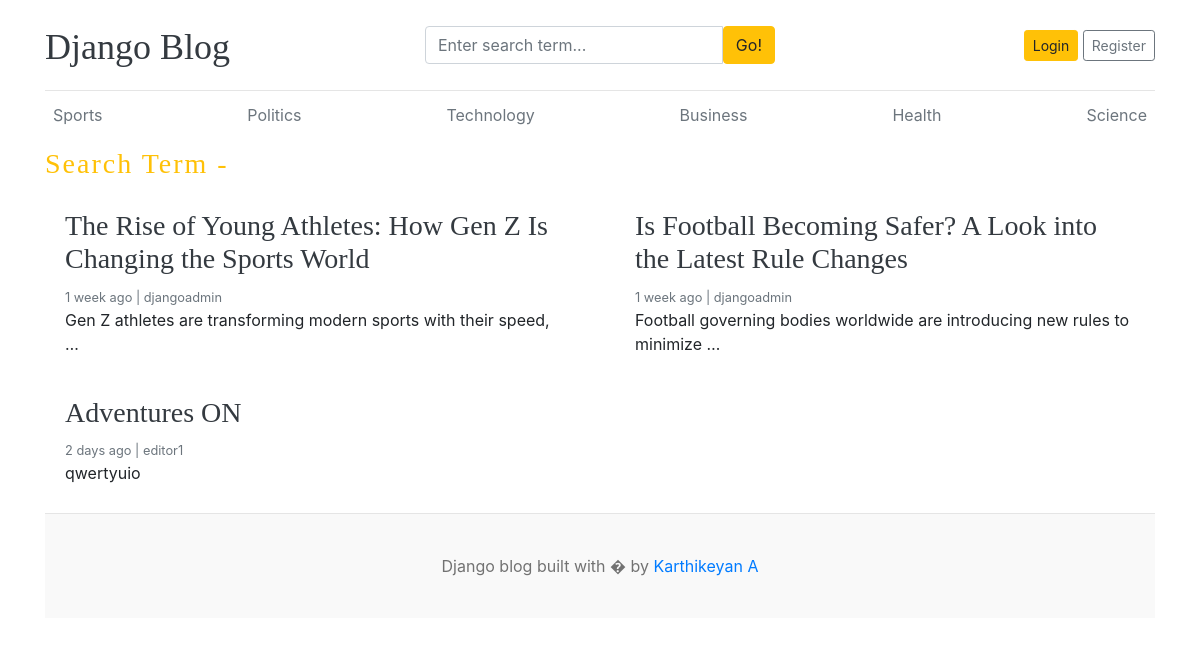
Page /category/1/ on the committed database.
### blogs/models.py (models this page shows, shortened)
class Category(models.Model):
    category_name = models.CharField(max_length=100, unique=True)
    created_at = models.DateTimeField(auto_now_add=True)
    updated_at = models.DateTimeField(auto_now=True)
    class Meta:
        verbose_name_plural = "Categories"

class Blog(models.Model):
    title = models.CharField(max_length=200)
    slug = models.SlugField(max_length=200, unique=True, blank=True)
    category = models.ForeignKey(Category, on_delete=models.CASCADE, related_name='blogs')
    author = models.ForeignKey(User, on_delete=models.CASCADE)
    featured_image = models.ImageField(upload_to='uploads/%Y/%m/%d', blank=True, null=True)
    short_description = models.TextField(max_length=500)
    blog_body = models.TextField(max_length=2000)
    status = models.CharField(max_length=20, choices=STATUS_CHOICES, default="Draft")
    is_featured = models.BooleanField(default=False)
    created_at = models.DateTimeField(auto_now_add=True)
    updated_at = models.DateTimeField(auto_now=True)

### blogs/views.py (the view)
# urls.py: path('<int:category_id>/', views.posts_by_category, name='posts_by_category'),
def posts_by_category(request, category_id):
    category = get_object_or_404(Category, pk=category_id)
    blogs = Blog.objects.filter(status='Published', category=category)
    featured_post = Blog.objects.filter(status='Published').order_by('-created_at').first()
    context = {
        'blogs': blogs,
        'category': category,
        'featured_post': featured_post,
    }
    return render(request, 'posts_by_category.html', context)

### blogs/context_processors.py (called while the page is built)
def get_categories(request):
    categories = Category.objects.all()
    return dict(categories=categories)

def get_social_links(request):
   social_links = SocialLink.objects.all()
   return dict(social_links=social_links)

### templates/posts_by_category.html (shortened to what this page needs)
{% extends 'base.html' %}
{% block content %}
<h3 class="text-warning" style="letter-spacing: 2px">Search Term - {{ keyword }}</h3>
<div class="row mb-2">
    {% if blogs %}
        {% for i in blogs %}
            <div class="col-md-6">
                <div class="card border-0">
                    <div class="card-body">
                        {% if i.slug %}
                        <h3><a href="{% url 'blogs' i.slug %}" class="text-dark">{{ i.title }}</a></h3>
                        {% else %}
                        <h3>{{ i.title }}</h3>
                        {% endif %}
                        {% if i.created_at %}
                        <small class="mb-1 text-muted">
                            {{ i.created_at|timesince }} ago | {{ i.author }}
                        </small>
                        {% endif %}
                        <p class="card-text">{{ i.short_description|truncatewords:10 }}</p>
                    </div>
                </div>
            </div>
        {% endfor %}
    {% else %}
        <p>No posts available in this category.</p>
    {% endif %}
</div>
{% endblock %}

### templates/base.html (shortened to what this page needs)
{% load static %}
<!DOCTYPE html>
<html lang="en">
<head>
    <link href="https://getbootstrap.com/docs/4.0/dist/css/bootstrap.min.css" rel="stylesheet">
    <link href="{% static 'css/blog.css' %}" rel="stylesheet">
    <link rel="stylesheet" href="https://cdnjs.cloudflare.com/ajax/libs/font-awesome/4.7.0/css/font-awesome.min.css">
  </head>
<body>
    <div class="container">
      <header class="blog-header py-3">
        <div class="row flex-nowrap justify-content-between align-items-center">
          <div class="col-4 pt-1">
            <a class="blog-header-logo text-dark" href="/">Django Blog</a>
          </div>
          <div class='col-4'>
            <form action="{% url 'search' %}" method="GET">
                <div class="input-group">
                    <input class="form-control" type="text" name="keyword" value="{{ keyword }}" placeholder="Enter search term..." aria-label="Enter search term..." aria-describedby="button-search" />
                    <button type="submit" class="btn btn-warning" id="button-search" type="button">Go!</button>
                    </div>
            </form>
          </div>
          <div class="col-4 d-flex justify-content-end align-items-center">
            {% if not user.is_authenticated %}
            <a class="btn btn-sm btn-warning" href="{% url 'login' %}">Login</a> &nbsp;
            <a class="btn btn-sm btn-outline-secondary" href="{% url 'register' %}">Register</a>
            {% else %}
            <span><a href="{% url 'dashboard' %}">Dashboard</a></span>
            &emsp;
            <span><a href="{% url 'logout' %}">Logout</a></span>
            {% endif %}
          </div>
        </div>
      </header>
      <div class="nav-scroller py-1 mb-2">
      <nav class="nav d-flex justify-content-between">
        {% for cat in categories %}
          <a class="p-2 text-muted" href="{% url 'posts_by_category' cat.id %}">{{cat.category_name}}</a>
        {% endfor %}
      </nav>
   </div>
{% block content %}
{% endblock %}
<footer class="blog-footer">
  <p>Django blog built with � by <a href="#">Karthikeyan A</a></p>
</footer>
</body>
</html>

### blog_main/static/css/blog.css (style rules this page uses)
.blog-header { border-bottom: 1px solid #e5e5e5; }
.blog-header-logo { font-family: "Playfair Display", Georgia, "Times New Roman", serif; font-size: 2.25rem; }
h1, h2, h3, h4, h5, h6 { font-family: "Playfair Display", Georgia, "Times New Roman", serif; }
.blog-footer { padding: 2.5rem 0; color: #727272; text-align: center; background-color: #f9f9f9; border-top: .05rem solid #e5e5e5; }
.blog-footer p:last-child { margin-bottom: 0; }

### rows in the picture
Category: category_name "Sports"
Category: category_name "Politics"
Category: category_name "Technology"
Category: category_name "Business"
Category: category_name "Health"
Category: category_name "Science"
Blog: title "The Rise of Young Athletes: How Gen Z Is Changing the Sports World", created_at "1 week", author "djangoadmin", short_description "Gen Z athletes are transforming modern sports with their speed, …"
Blog: title "Is Football Becoming Safer? A Look into the Latest Rule Changes", created_at "1 week", author "djangoadmin", short_description "Football governing bodies worldwide are introducing new rules to minimize …"
Blog: title "Adventures ON", created_at "2 days", author "editor1", short_description "qwertyuio"
